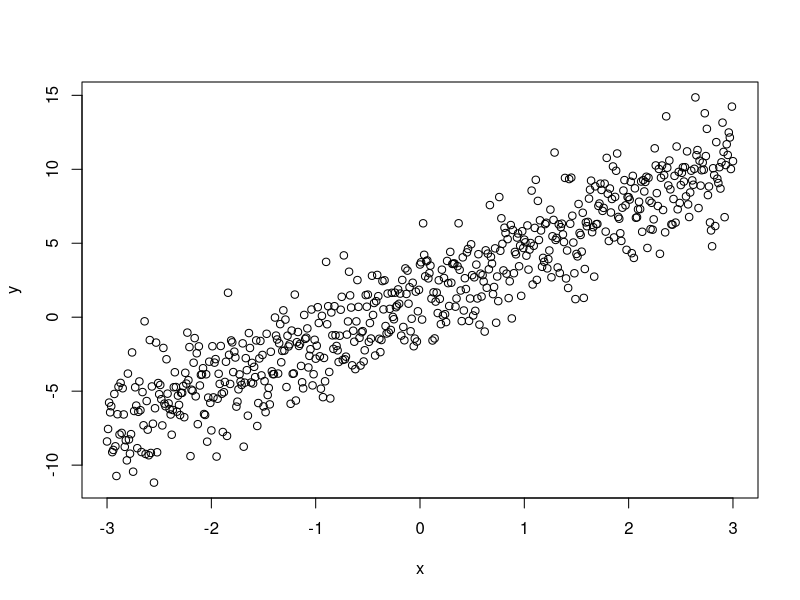

Reproduce this figure in R.
###################################################################################################
# Program Description: Demonstrate bootstrap concept in R
# Date and version: 14th July 2016 v1
# Email: ranjodhsingh@gmail.com
###################################################################################################

rm(list=ls())

x <- seq(-3,3,0.01)	# regressor
u <- rnorm(length(x),0,2)	# normal errors
y <- 1.5 + 3*x + u	# simulated dependant variable

plot(x,y)	

fit <- lm(y~x)

resi <- fit$residuals
replicates <- 1000
results <- array(0,dim=c(replicates,2))
for (i in 1:replicates) {
	newy <- y + sample(resi,replace=T)
	repfit <- lm(newy ~ x)
	results[i,] <- repfit$coefficients
}




